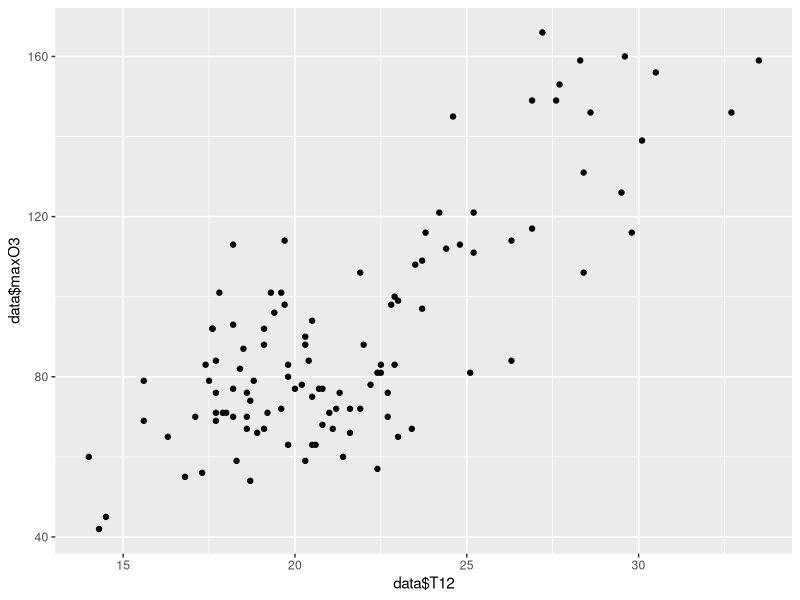

Generate this figure with R:
library(ggplot2)

data = read.table('ozone.txt', sep = ';', header = TRUE, dec = ',')

ggplot(data, aes(x=data$T12, y=data$maxO3))+
  geom_point()

# multiple linear model
regressor = lm(maxO3~T9+T12+T15+Ne9+Ne12+maxO3v,data=data)

summary(regressor)
